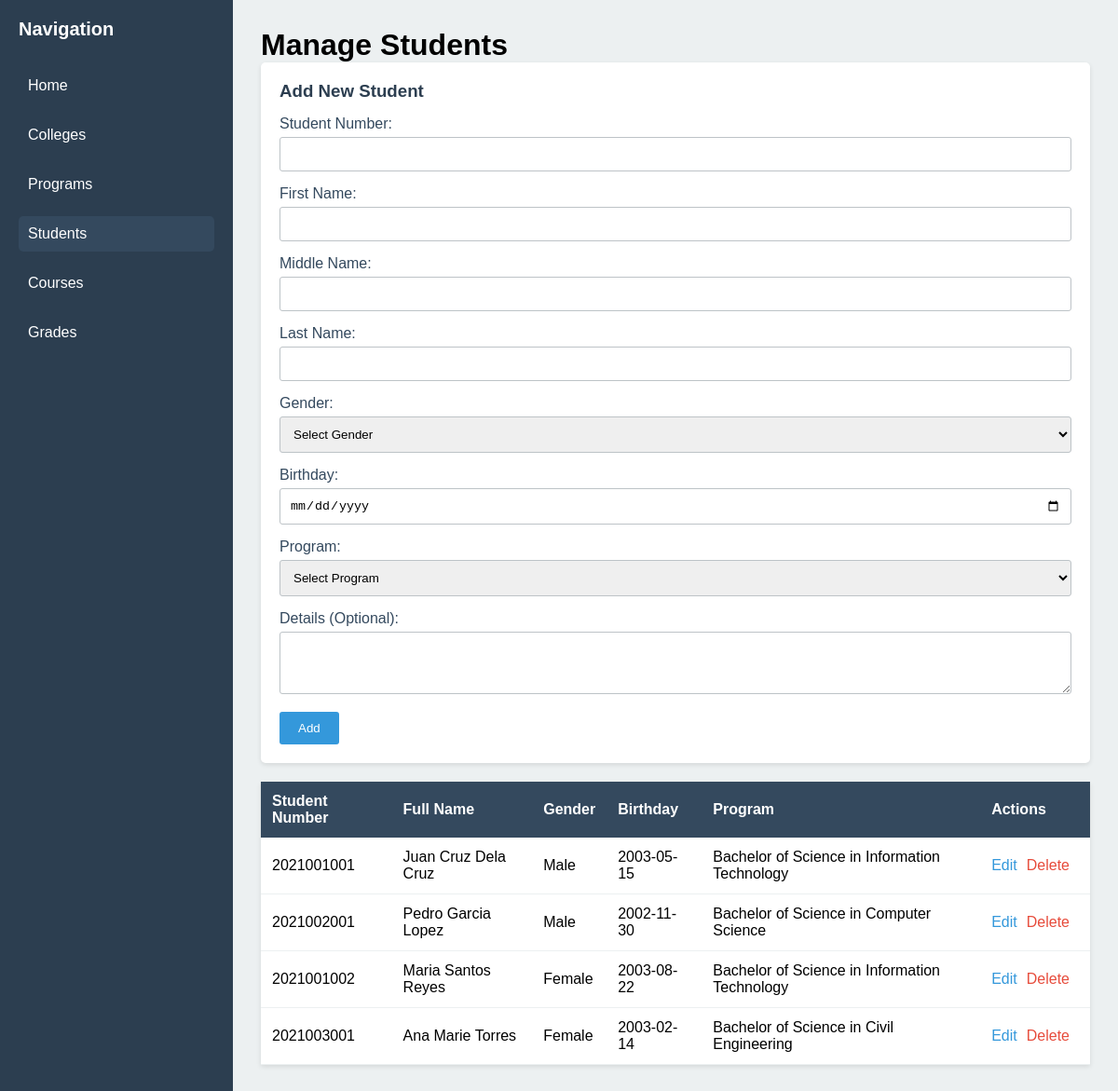
Page /students.php on the committed database.
### tables this page shows
CREATE TABLE student (
    student_number INT PRIMARY KEY,
    first_name VARCHAR(50) NOT NULL,
    middle_name VARCHAR(20),
    last_name VARCHAR(50) NOT NULL,
    gender VARCHAR(10) NOT NULL,
    birthday DATE NOT NULL,
    details TEXT,
    program_code VARCHAR(15),
    FOREIGN KEY (program_code) REFERENCES program(program_code)
        ON UPDATE CASCADE
        ON DELETE SET NULL
);

CREATE TABLE program (
    program_code VARCHAR(15) PRIMARY KEY,
    program_name VARCHAR(100) NOT NULL,
    college_code VARCHAR(10),
    FOREIGN KEY (college_code) REFERENCES college(college_code)
        ON UPDATE CASCADE
        ON DELETE SET NULL
);

### students.php (the view, shortened to what this page needs)
<?php
include("connect.php");
$edit_mode = false;
$edit_data = null;
?>
<!DOCTYPE html>
<html lang="en">
<head>
    <link rel="stylesheet" href="style.css">
</head>
<body>
    <div class="container">
        <div class="sidebar">
            <h2>Navigation</h2>
            <ul>
                <li><a href="index.php">Home</a></li>
                <li><a href="colleges.php">Colleges</a></li>
                <li><a href="programs.php">Programs</a></li>
                <li><a href="students.php" class="active">Students</a></li>
                <li><a href="courses.php">Courses</a></li>
                <li><a href="grades.php">Grades</a></li>
            </ul>
        </div>
        <div class="main-content">
            <h1>Manage Students</h1>
            <div class="form-box">
                <h3><?php echo $edit_mode ? 'Edit Student' : 'Add New Student'; ?></h3>
                <form method="post">
                    <label>Student Number:</label>
                    <input type="number" name="student_number" value="<?php echo $edit_mode ? htmlspecialchars($edit_data['student_number']) : ''; ?>" required>
                    <label>First Name:</label>
                    <input type="text" name="first_name" value="<?php echo $edit_mode ? htmlspecialchars($edit_data['first_name']) : ''; ?>" required>
                    <label>Middle Name:</label>
                    <input type="text" name="middle_name" value="<?php echo $edit_mode ? htmlspecialchars($edit_data['middle_name']) : ''; ?>">
                    <label>Last Name:</label>
                    <input type="text" name="last_name" value="<?php echo $edit_mode ? htmlspecialchars($edit_data['last_name']) : ''; ?>" required>
                    <label>Gender:</label>
                    <select name="gender" required>
                        <option value="">Select Gender</option>
                    </select>
                    <label>Birthday:</label>
                    <input type="date" name="birthday" value="<?php echo $edit_mode ? htmlspecialchars($edit_data['birthday']) : ''; ?>" required>
                    <label>Program:</label>
                    <select name="program_code" required>
                        <option value="">Select Program</option>
                    </select>
                    <label>Details (Optional):</label>
                    <textarea name="details" rows="3"><?php echo $edit_mode ? htmlspecialchars($edit_data['details']) : ''; ?></textarea>
                    <button type="submit" name="<?php echo $edit_mode ? 'update' : 'add'; ?>">
                        <?php echo $edit_mode ? 'Update' : 'Add'; ?>
                    </button>
                </form>
            </div>
            <table>
                <tr>
                    <th>Student Number</th>
                    <th>Full Name</th>
                    <th>Gender</th>
                    <th>Birthday</th>
                    <th>Program</th>
                    <th>Actions</th>
                </tr>
                <?php
                $result = $conn->query("SELECT s.*, p.program_name FROM student s LEFT JOIN program p ON s.program_code = p.program_code ORDER BY s.last_name");
                while ($row = $result->fetch_assoc()) {
                    $full_name = $row['first_name'] . " " . $row['middle_name'] . " " . $row['last_name'];
                    echo "<tr>";
                    echo "<td>" . htmlspecialchars($row['student_number']) . "</td>";
                    echo "<td>" . htmlspecialchars($full_name) . "</td>";
                    echo "<td>" . htmlspecialchars($row['gender']) . "</td>";
                    echo "<td>" . htmlspecialchars($row['birthday']) . "</td>";
                    echo "<td>" . htmlspecialchars($row['program_name']) . "</td>";
                    echo "<td class='action-links'>";
                    echo "<a href='students.php?edit=" . htmlspecialchars($row['student_number']) . "'>Edit</a>";
                    echo "<a href='students.php?delete=" . htmlspecialchars($row['student_number']) . "' class='delete'>Delete</a>";
                    echo "</td>";
                    echo "</tr>";
                }
                ?>
            </table>
        </div>
    </div>
</body>
</html>

### style.css (style rules this page uses)
* { margin: 0; padding: 0; box-sizing: border-box; }
body { font-family: Arial, sans-serif; }
.container { display: flex; min-height: 100vh; }
.sidebar { width: 250px; background-color: #2c3e50; color: white; padding: 20px; }
.sidebar h2 { margin-bottom: 30px; font-size: 20px; }
.sidebar ul { list-style: none; }
.sidebar ul li { margin-bottom: 15px; }
.sidebar ul li a { color: white; text-decoration: none; display: block; padding: 10px; border-radius: 5px; transition: background-color 0.3s; }
.sidebar ul li a:hover, .sidebar ul li a.active { background-color: #34495e; }
.main-content { flex: 1; padding: 30px; background-color: #ecf0f1; }
.form-box, .welcome-box { background-color: white; padding: 20px; border-radius: 5px; margin-bottom: 20px; box-shadow: 0 2px 5px rgba(0,0,0,0.1); }
.form-box h3 { margin-bottom: 15px; color: #2c3e50; }
.form-box label { display: block; margin-bottom: 5px; color: #34495e; }
.form-box input, .form-box select, .form-box textarea { width: 100%; padding: 10px; margin-bottom: 15px; border: 1px solid #bdc3c7; border-radius: 3px; }
.form-box button { background-color: #3498db; color: white; padding: 10px 20px; border: none; border-radius: 3px; cursor: pointer; }
table { width: 100%; background-color: white; border-collapse: collapse; box-shadow: 0 2px 5px rgba(0,0,0,0.1); }
table th { background-color: #34495e; color: white; padding: 12px; text-align: left; }
table td { padding: 12px; border-bottom: 1px solid #ecf0f1; }
.action-links a { color: #3498db; text-decoration: none; margin-right: 10px; }
.action-links a.delete { color: #e74c3c; }

### rows in the picture
student: student_number "2021001001", full_name "Juan Cruz Dela Cruz", gender "Male", birthday "2003-05-15", program_code.program_name "Bachelor of Science in Information Technology"
student: student_number "2021002001", full_name "Pedro Garcia Lopez", gender "Male", birthday "2002-11-30", program_code.program_name "Bachelor of Science in Computer Science"
student: student_number "2021001002", full_name "Maria Santos Reyes", gender "Female", birthday "2003-08-22", program_code.program_name "Bachelor of Science in Information Technology"
student: student_number "2021003001", full_name "Ana Marie Torres", gender "Female", birthday "2003-02-14", program_code.program_name "Bachelor of Science in Civil Engineering"
